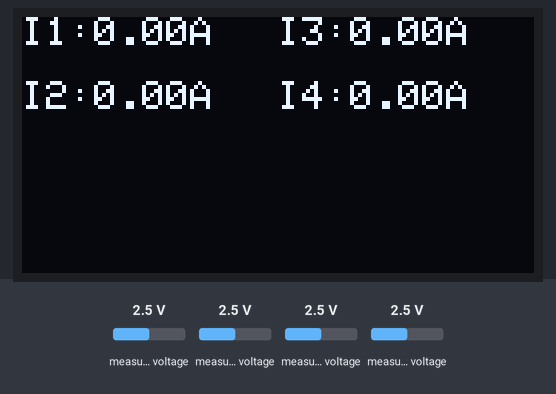
Recording of a sketch running on a simulated ESP32. Shown: 128×64 one-colour display. The test bench sets the inputs (shaded band); at power-on: measured voltage 2.5 V. What the sketch prints to the serial monitor is not drawn.

Above: at 1.6 s.
1.7 s: measured voltage (sensor 202) set to 0.1 V
At 2.9 s:
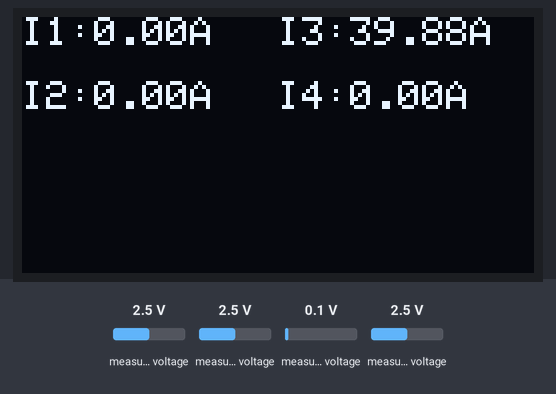
4.6 s: measured voltage (sensor 201) set to 0.1 V
At 5.6 s:
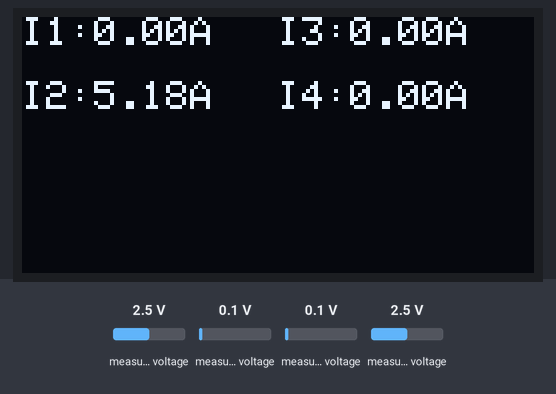
7.6 s: measured voltage (sensor 201) set to 1.2 V
At 9.0 s:
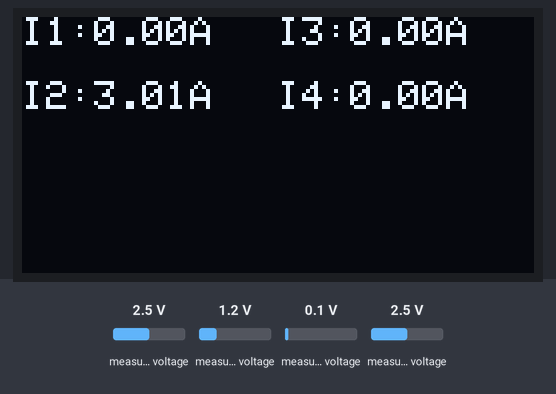
10.6 s: measured voltage (sensor 201) set to 2.5 V
At 12.1 s:
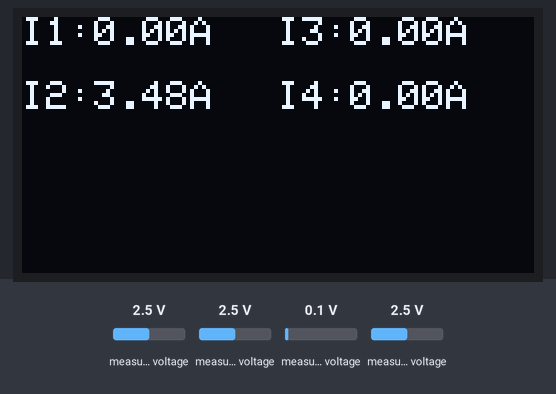
Timing chart, 0 to 13.6 s (numbered marks = the images above; inputs shaded):
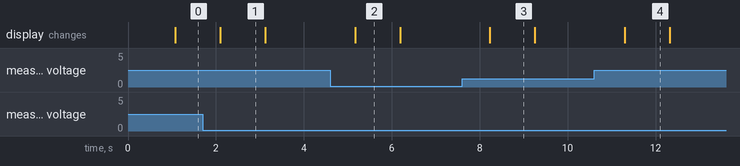

Measured:
- after the input at 1.7 s, the display: changes after 0.40 s (image 1)
- after the input at 4.6 s, the display: changes after 0.57 s (image 2)
- after the input at 7.6 s, the display: changes after 0.63 s (image 3)
- after the input at 10.6 s, the display: changes after 0.70 s (image 4)
- what the display in image 1 shows lasts 1.0 s, from 2.1 s to 3.1 s

The sketch:

ESP32_V2.0.ino
```cpp
#include <Wire.h>
#include <Adafruit_GFX.h>
#include <Adafruit_SSD1306.h>
#include <Adafruit_ADS1X15.h>

// ================= OLED =================
#define SCREEN_WIDTH 128
#define SCREEN_HEIGHT 64

Adafruit_SSD1306 display(SCREEN_WIDTH, SCREEN_HEIGHT, &Wire, -1);

// ================= ADS1115 =================
Adafruit_ADS1115 ads;

// ================= CURRENT CALIBRATION =================
// ================= CURRENT CALIBRATION =================

// CT Type 1 (I1 & I2)
const float ICAL_A0 = 0.000585f;
const float ICAL_A1 = 0.000585f;

// CT Type 2 (I3 & I4)
const float ICAL_A2 = 0.00340f;
const float ICAL_A3 = 0.00340f;

// ================= SETTINGS =================
const float I_NOISE = 0.05f;

// Reduced samples for MUCH faster refresh
const int SAMPLES = 20;

// OLED refresh interval (ms)
const int DISPLAY_INTERVAL = 100;

// ================= RESULT STRUCT =================
struct CurrentResult {
  float Irms;
};

// ================= CURRENT RMS =================
CurrentResult measureCurrent(uint8_t chan, float iCal) {

  float meanI = 0.0f;
  float sumI2 = 0.0f;

  // Fast priming
  for (int n = 0; n < 10; n++) {
    float ri = ads.readADC_SingleEnded(chan);
    meanI += (ri - meanI) / (n + 1);
  }

  // Main RMS loop
  for (int n = 0; n < SAMPLES; n++) {

    float ri = (float)ads.readADC_SingleEnded(chan);

    // Fast DC tracking
    meanI += (ri - meanI) * 0.05f;

    float i = ri - meanI;

    sumI2 += i * i;
  }

  float Irms = sqrtf(sumI2 / SAMPLES) * iCal;

  if (Irms < I_NOISE) {
    Irms = 0;
  }

  return { Irms };
}

// ================= SETUP =================
void setup() {

  Serial.begin(115200);

  // FAST I2C
  Wire.begin();
  Wire.setClock(800000);

  // OLED
  if (!display.begin(SSD1306_SWITCHCAPVCC, 0x3C)) {

    Serial.println("OLED Failed");

    while (1);
  }

  display.clearDisplay();

  display.setTextSize(1);
  display.setTextColor(WHITE);

  display.setCursor(10, 20);
  display.println("Initializing...");

  display.display();

  // ADS1115
  if (!ads.begin()) {

    Serial.println("ADS1115 Failed");

    display.clearDisplay();
    display.setCursor(0, 20);
    display.println("ADS1115 FAILED!");
    display.display();

    while (1);
  }

  // ±4.096V range
  ads.setGain(GAIN_ONE);

  // FASTEST ADC RATE
  ads.setDataRate(RATE_ADS1115_860SPS);

  Serial.println("System Ready");
}

// ================= LOOP =================
void loop() {

  // Measure currents
  CurrentResult ch0 = measureCurrent(0, ICAL_A0);
  CurrentResult ch1 = measureCurrent(1, ICAL_A1);
  CurrentResult ch2 = measureCurrent(2, ICAL_A2);
  CurrentResult ch3 = measureCurrent(3, ICAL_A3);

  // ================= SERIAL =================
  Serial.print("I1: ");
  Serial.print(ch0.Irms, 2);
  Serial.print(" A   ");

  Serial.print("I2: ");
  Serial.print(ch1.Irms, 2);
  Serial.print(" A   ");

  Serial.print("I3: ");
  Serial.print(ch2.Irms, 2);
  Serial.print(" A   ");

  Serial.print("I4: ");
  Serial.print(ch3.Irms, 2);
  Serial.println(" A");

  // ================= OLED =================
  static unsigned long lastDisplay = 0;

  if (millis() - lastDisplay >= DISPLAY_INTERVAL) {

    lastDisplay = millis();

    display.clearDisplay();

    display.setTextSize(1);

    // LEFT SIDE
    display.setCursor(0, 0);
    display.print("I1:");
    display.print(ch0.Irms, 2);
    display.print("A");

    display.setCursor(0, 16);
    display.print("I2:");
    display.print(ch1.Irms, 2);
    display.print("A");

    // RIGHT SIDE
    display.setCursor(64, 0);
    display.print("I3:");
    display.print(ch2.Irms, 2);
    display.print("A");

    display.setCursor(64, 16);
    display.print("I4:");
    display.print(ch3.Irms, 2);
    display.print("A");

    display.display();
  }
}
```
